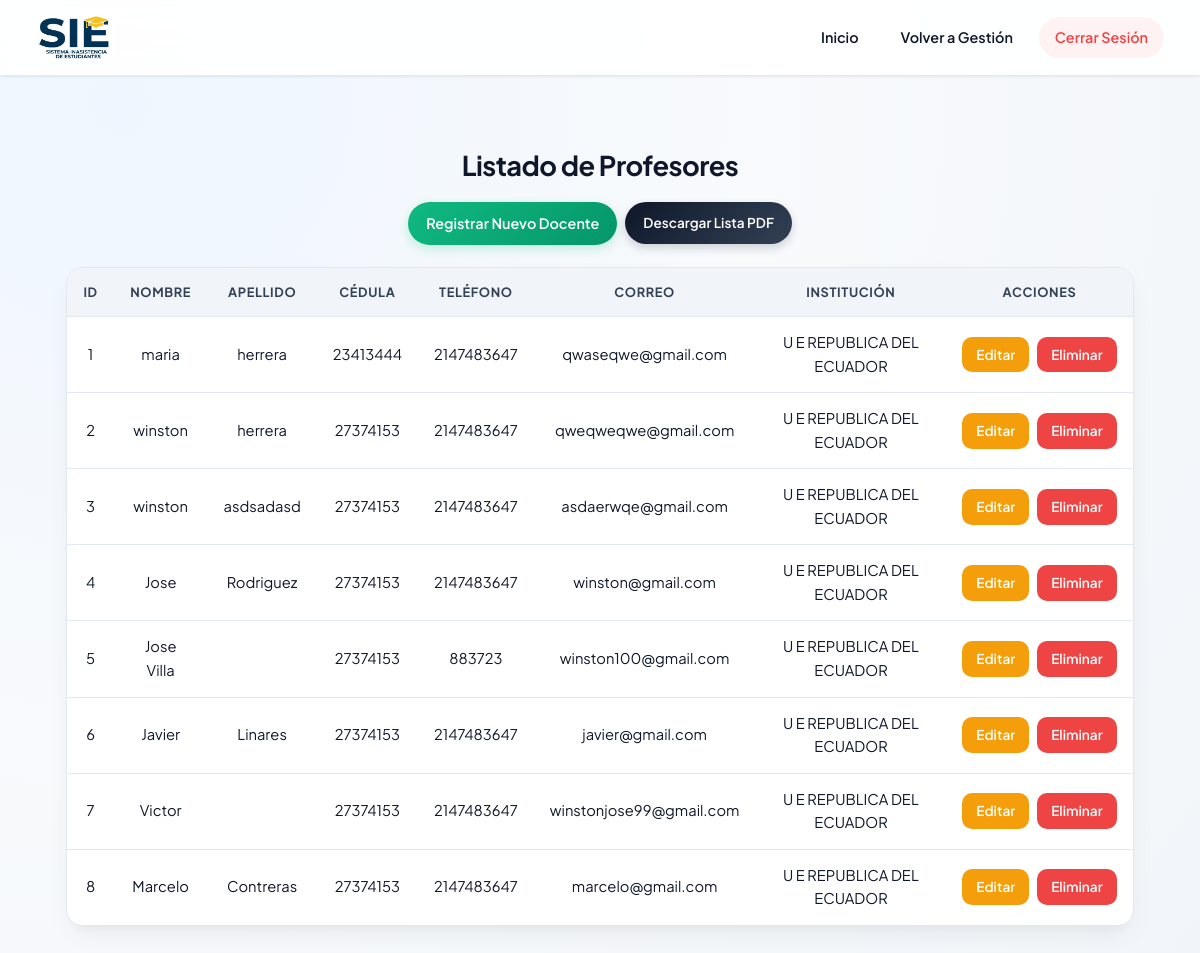
The page /visual/profesores.php (signed in) on the database its author committed.
### tables this page shows
CREATE TABLE `docentes` (
  `id_docente` int(11) NOT NULL AUTO_INCREMENT,
  `nombre` varchar(100) NOT NULL,
  `apellido` varchar(100) NOT NULL,
  `cedula` varchar(20) NOT NULL,
  `correo` varchar(50) NOT NULL,
  `telefono` varchar(20) NOT NULL,
  `id_institucion` int(11) NOT NULL,
  PRIMARY KEY (`id_docente`),
  KEY `fk_docentes_institucion` (`id_institucion`),
  CONSTRAINT `fk_docentes_institucion` FOREIGN KEY (`id_institucion`) REFERENCES `instituciones` (`id_institucion`) ON UPDATE CASCADE
);

CREATE TABLE `instituciones` (
  `id_institucion` int(11) NOT NULL AUTO_INCREMENT,
  `nombre` varchar(150) NOT NULL,
  `direccion` varchar(200) NOT NULL,
  PRIMARY KEY (`id_institucion`)
);

### visual/profesores.php (the view, shortened to what this page needs)
<?php
require_once __DIR__ . '/../config/conexion.php';
$query = "SELECT d.*, i.nombre AS nombre_institucion
          FROM docentes d
          LEFT JOIN instituciones i ON d.id_institucion = i.id_institucion
          ORDER BY d.id_docente";
$resultado = $conn->query($query);
?>
<!DOCTYPE html>
<html lang="es">
<head>
    <link rel="stylesheet" href="../css/estilos.css">
</head>
<body>
    <header class="header-fijo">
        <div class="logo">
            <img src="logo.png" alt="Logo">
        </div>
        <nav>
            <ul>
                <li><a href="../api/dashboard.php">Inicio</a></li>
                <li><a href="gestionar.php">Volver a Gestión</a></li>
                <li><a href="../api/logout.php">Cerrar Sesión</a></li>
            </ul>
        </nav>
    </header>
    <main style="margin-top: 120px; text-align: center;">
        <h2>Listado de Profesores</h2>
        <div class="acciones-container" style="margin: 14px 0 22px 0;">
            <a href="formulario_doc.php" class="btn-nuevo" style="margin: 0;">Registrar Nuevo Docente</a>
            <a href="../api/generar_pdf.php?tipo=listado_general&modulo=docentes" class="btn-pdf" style="padding: 10px 18px; border-radius: 999px;">Descargar Lista PDF</a>
        </div>
        <table>
            <tr>
                <th>ID</th>
                <th>Nombre</th>
                <th>Apellido</th>
                <th>Cédula</th>
                <th>Teléfono</th>
                <th>Correo</th>
                <th>Institución</th>
                <th>Acciones</th>
            </tr>
            <?php
            if ($resultado && $resultado->num_rows > 0) {
                while ($row = $resultado->fetch_assoc()) {
            ?>
            <tr>
                <td><?php echo (int) $row['id_docente']; ?></td>
                <td><?php echo htmlspecialchars($row['nombre']); ?></td>
                <td><?php echo htmlspecialchars($row['apellido']); ?></td>
                <td><?php echo htmlspecialchars($row['cedula']); ?></td>
                <td><?php echo htmlspecialchars($row['telefono']); ?></td>
                <td><?php echo htmlspecialchars($row['correo']); ?></td>
                <td><?php echo htmlspecialchars($row['nombre_institucion'] ?? 'Sin asignar'); ?></td>
                <td>
                    <div class="acciones-container">
                        <a href="editar_profesor.php?id=<?php echo (int) $row['id_docente']; ?>" class="btn-editar">Editar</a>
                        <a href="../api/eliminar.php?tabla=docentes&id=<?php echo (int) $row['id_docente']; ?>"
                           class="btn-eliminar"
                           onclick="return confirm('¿Estás seguro de que deseas eliminar este profesor?');">
                           Eliminar
                        </a>
                    </div>
                </td>
            </tr>
            <?php
                }
            } else {
                echo "<tr><td colspan='8'>No hay profesores registrados.</td></tr>";
            }
            ?>
        </table>
    </main>
</body>
</html>

### css/estilos.css (style rules this page uses)
:root { --primary: #2563eb; --primary-hover: #1d4ed8; --primary-soft: #eff6ff; --secondary: #0f172a; --success: #10b981; --success-hover: #059669; --success-soft: #ecfdf5; --warning: #f59e0b; --warning-hover: #d97706; --warning-soft: #fffbeb; --danger: #ef4444; --danger-hover: #dc2626; --danger-soft: #fef2f2; --bg-main: #f8fafc; --bg-gradient: radial-gradient(circle at 10% 10%, #eff6ff 0%, #f8fafc 45%, #f1f5f9 100%); --surface: #ffffff; --text-main: #0f172a; --text-muted: #64748b; --border-color: #e2e8f0; --radius-sm: 10px; --radius-md: 16px; --radius-lg: 22px; --shadow-sm: 0 1px 3px rgba(15, 23, 42, 0.05), 0 1px 2px rgba(15, 23, 42, 0.03); --shadow-md: 0 12px 28px -6px rgba(15, 23, 42, 0.07), 0 8px 12px -6px rgba(15, 23, 42, 0.04); --shadow-lg: 0 22px 40px -12px rgba(37, 99, 235, 0.16), 0 12px 18px -6px rgba(15, 23, 42, 0.05); }
* { box-sizing: border-box; }
html { scroll-behavior: smooth; }
body { font-family: 'Plus Jakarta Sans', 'Segoe UI', system-ui, -apple-system, sans-serif; background: var(--bg-gradient); background-attachment: fixed; color: var(--text-main); margin: 0; padding: 0; line-height: 1.6; min-height: 100vh; -webkit-font-smoothing: antialiased; }
.header-fijo { position: fixed; top: 0; left: 0; width: 100%; height: 76px; display: flex; justify-content: space-between; align-items: center; gap: 20px; background: rgba(255, 255, 255, 0.9); backdrop-filter: blur(16px); -webkit-backdrop-filter: blur(16px); padding: 10px 36px; border-bottom: 1px solid rgba(226, 232, 240, 0.9); box-shadow: var(--shadow-sm); z-index: 1000; }
.logo { display: flex; align-items: center; gap: 12px; }
.logo img { height: 48px; width: auto; object-fit: contain; transition: transform 0.2s ease; }
nav { display: flex; justify-content: flex-end; align-items: center; gap: 10px; }
nav ul { display: flex; align-items: center; list-style: none; margin: 0; padding: 0; gap: 10px; }
nav ul li { margin: 0; }
nav ul li a, nav > a { text-decoration: none; color: var(--text-main); font-weight: 600; font-size: 0.9rem; padding: 9px 16px; border-radius: 999px; transition: all 0.2s ease; display: inline-flex; align-items: center; gap: 6px; }
nav ul li a[href*="logout.php"], nav > a[href*="iniciar_sesion"], nav > a[href*="login_profesor"] { background: var(--primary-soft); color: var(--primary); }
nav ul li a[href*="logout.php"] { background: var(--danger-soft); color: var(--danger) !important; }
main, .form { margin-top: 108px; padding: 24px 20px 60px; text-align: center; }
h1, h2, h3 { color: var(--secondary); font-weight: 700; letter-spacing: -0.02em; }
h2 { font-size: 1.7rem; margin: 0 auto 12px auto; display: block; width: auto; }
.btn-nuevo, .btn-asistencia { display: inline-flex; align-items: center; gap: 6px; margin: 14px 0 22px 0; background: linear-gradient(135deg, var(--success) 0%, var(--success-hover) 100%); color: #ffffff; padding: 10px 18px; text-decoration: none; border-radius: 999px; font-weight: 600; font-size: 0.9rem; box-shadow: 0 4px 12px rgba(16, 185, 129, 0.22); transition: all 0.2s ease; }
.btn-editar, .btn-eliminar, .btn-ver, .btn-volver, .btn-limpiar, .btn-pdf { display: inline-flex; align-items: center; justify-content: center; gap: 6px; padding: 7px 14px; border-radius: var(--radius-sm); font-size: 0.85rem; font-weight: 600; text-decoration: none; color: #ffffff; transition: all 0.2s ease; }
.btn-pdf { background: linear-gradient(135deg, #0f172a 0%, #334155 100%); color: #ffffff; box-shadow: 0 4px 10px rgba(15, 23, 42, 0.18); }
.btn-editar { background-color: var(--warning); color: #ffffff; }
.btn-eliminar { background-color: var(--danger); color: #ffffff; }
.acciones-container { display: flex; justify-content: center; align-items: center; gap: 8px; }
table { width: 92%; max-width: 1100px; margin: 16px auto 30px auto; border-collapse: separate; border-spacing: 0; background: var(--surface); border-radius: var(--radius-md); overflow: hidden; box-shadow: var(--shadow-md); border: 1px solid var(--border-color); font-size: 0.92rem; }
th, td { padding: 14px 16px; text-align: center; border-bottom: 1px solid var(--border-color); }
th { background: #f1f5f9; color: #334155; font-weight: 700; font-size: 0.8rem; text-transform: uppercase; letter-spacing: 0.05em; }
tr:last-child td { border-bottom: none; }
tbody tr { transition: background-color 0.15s ease; }

### rows shown on the page
docentes: id_docente "1", nombre "maria", apellido "herrera", cedula "23413444", telefono "2147483647", correo "qwaseqwe@gmail.com", id_institucion.nombre "U E REPUBLICA DEL ECUADOR"
docentes: id_docente "2", nombre "winston", apellido "herrera", cedula "27374153", telefono "2147483647", correo "qweqweqwe@gmail.com", id_institucion.nombre "U E REPUBLICA DEL ECUADOR"
docentes: id_docente "3", nombre "winston", apellido "asdsadasd", cedula "27374153", telefono "2147483647", correo "asdaerwqe@gmail.com", id_institucion.nombre "U E REPUBLICA DEL ECUADOR"
docentes: id_docente "4", nombre "Jose", apellido "Rodriguez", cedula "27374153", telefono "2147483647", correo "winston@gmail.com", id_institucion.nombre "U E REPUBLICA DEL ECUADOR"
docentes: id_docente "5", nombre "Jose Villa", cedula "27374153", telefono "883723", correo "winston100@gmail.com", id_institucion.nombre "U E REPUBLICA DEL ECUADOR"
docentes: id_docente "6", nombre "Javier", apellido "Linares", cedula "27374153", telefono "2147483647", correo "javier@gmail.com", id_institucion.nombre "U E REPUBLICA DEL ECUADOR"
docentes: id_docente "7", nombre "Victor", cedula "27374153", telefono "2147483647", correo "winstonjose99@gmail.com", id_institucion.nombre "U E REPUBLICA DEL ECUADOR"
docentes: id_docente "8", nombre "Marcelo", apellido "Contreras", cedula "27374153", telefono "2147483647", correo "marcelo@gmail.com", id_institucion.nombre "U E REPUBLICA DEL ECUADOR"
